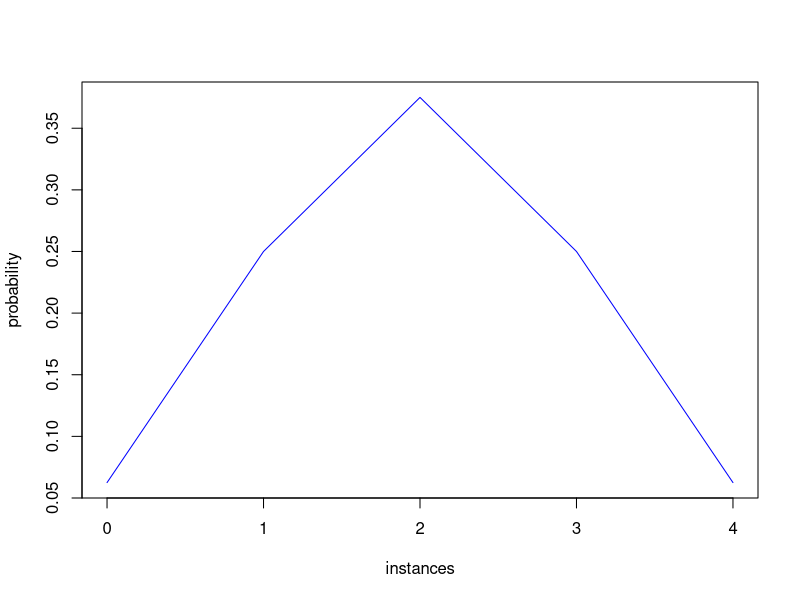
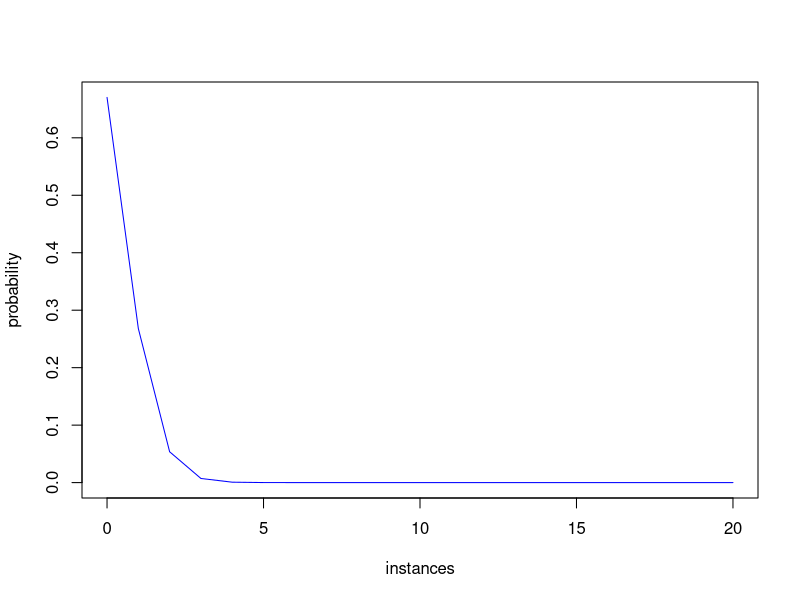

These charts were generated, in order, by the following R code:
R.home("bin")

#n - no. of independent bernouli trials p - success, q - failure
#binomial expression
#P(X = x) = xc x p^x q^n-x

#4 coins are tossed simultaneously, what is the probability of getting
#a. 2 heads
#b. at least 2 heads
#c. at most 2 heads
#d. expectation of x
#e. variance of x
#f. visualize the probability distribution

n = 4
p = 1/2
q = 1/2

#a. P(X = x) = 4cx (1/2)^4
#P(x = 2) = 0.375
P1 = dbinom(2, n, p)
print(P1)

#b. P(x>=2) = P(x = 2) + P(x = 3) + P(X = 4)
#P(x>=2) = 0.687
P2 = sum(dbinom(2:4, n, p))
print(P2)
1 - pbinom(1, n, p) #cumulative

#c. P(x <= 2) = P(x = 0) + P(x = 1) + P(X = 2)
#P(x<=2) = 0.687
P3 = sum(dbinom(0:2, n, p))
print(P3)
pbinom(2, n, p)

#d. E(x) = summation from - inf to inf xP(x)
x = 0:n
Px = dbinom(x, n, p)
Ex = weighted.mean(x, Px)
print(Ex)

#e. var(x) = E(x^2)^2 - E(x)^2
weighted.mean(x*x, Px) - (Ex*Ex)

#f. visualization
plot(x, Px, type = "l", xlab = "instances", ylab = "probability", col = "blue")

#Poisson Distribution
#P(X = x) = e^-lambda lambda^x/x1 0 , x = 0, 1, 2, ...
#lambda = np

#A manufacturer of pins knows that 2 percent of his products are defective. If he sells pins in boxes of 20 in a consignment of a thousand boxes, then find the number of boxes containing
#a. at least 2 defective
#b. exactly 2
#c. at most 2 defective
#d. expectation
#e. variance
#f. visualization

n = 20
p = 0.2
lambda = 0.4

#a.
D1 = dpois(2, lambda)
print(D1)
D1 = round(1000*D1)
print(D1)

#b.
D2 = round(1000*D1)
print(D2)
D2 = round(1000*D2)
print(D2)


#c.
D3 = sum(dpois(2:n, lambda))
print(D3)
1 - ppois(1, lambda)
D3 = round(1000*D3)
print(D3)


#d.
x = 0:n
Dx = dpois(x,lambda)
Ex = weighted.mean(x, Dx)
print(Ex)

#e.
weighted.mean(x*x, Dx) - (Ex*Ex)

#f. 
plot(x, Dx, type = "l", xlab = "instances", ylab = "probability", col = "blue")
